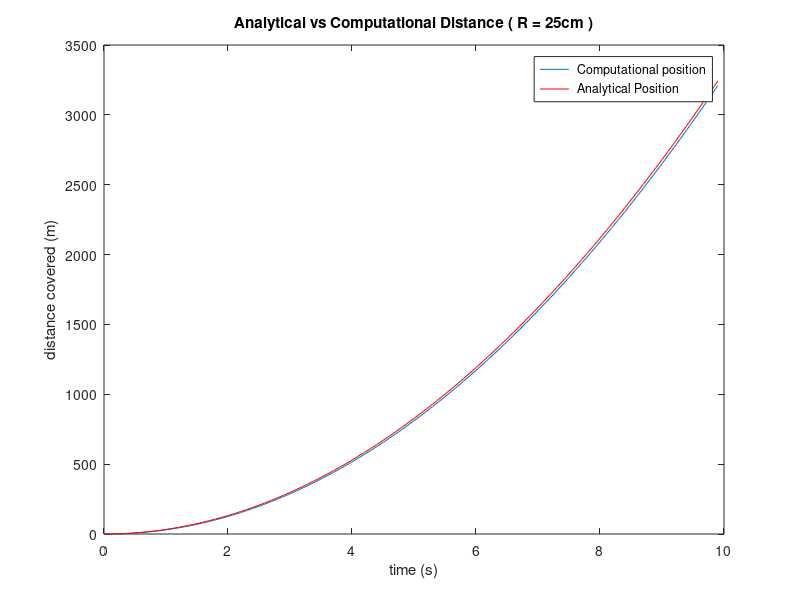
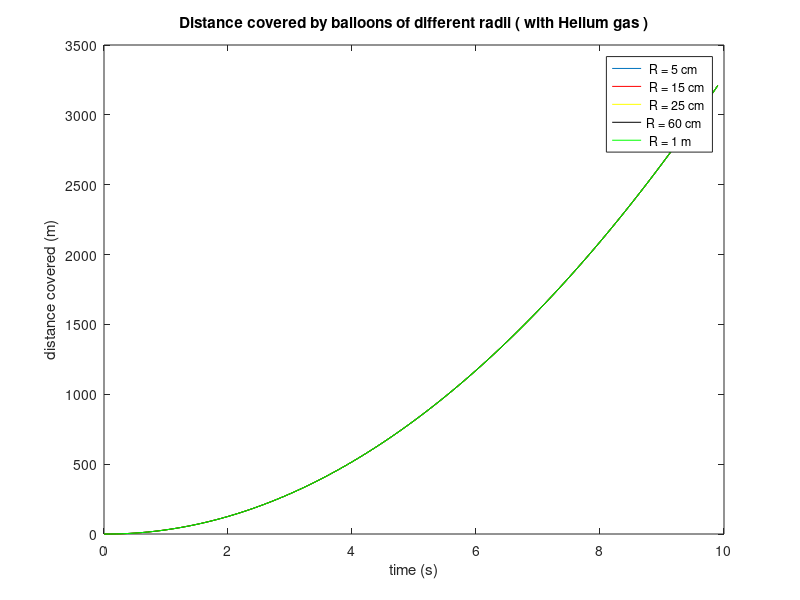
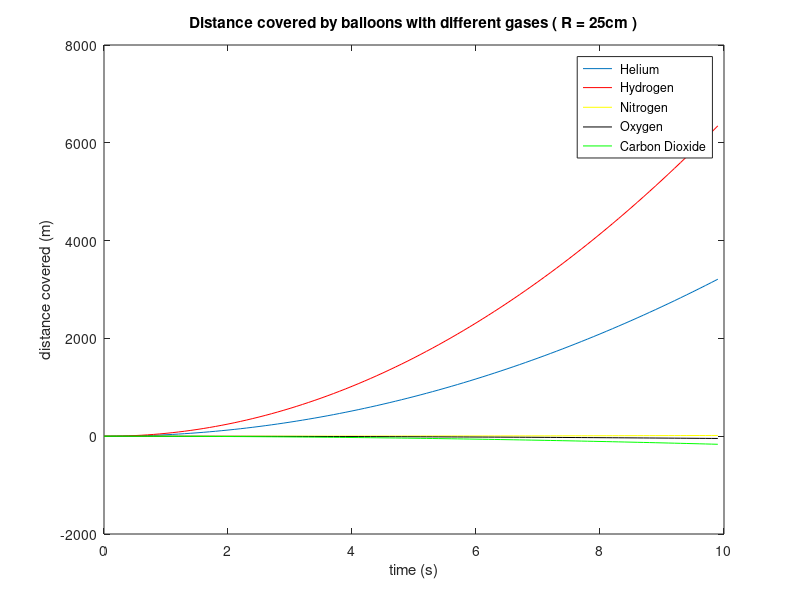

Recreate these plots in MATLAB, in order.
clear all;

%consts 
g = 9.8;
rho_b = [ 0.1664; 0.0899; 1.250; 1.429; 1.977; ];   # densities of different gases
#          He        H      N      O2    CO2

rho_a = 1.29; # density of air 

vis_a = 0.000081; % Viscosity of air, very less so can be ignored.

rad_b = [ 0.05; 0.15; 0.25; 0.6; 1; ];   % Radii of balloon

tstart = 0;
tend = 10;
dt = 0.1;
npoints = 100;

rho = rho_b(1);
vol = 4 * pi * rad_b.^3/3; # volume of balloon
F_buo = vol.*rho_a.*g; # Buoyant Force

mass = vol .* rho; # mass of balloon
acc_b = F_buo./mass; # buoyant acceleration
acc = acc_b - g; # Net Acceleration

#declaring arrays
time = zeros(npoints,1);
position = zeros(npoints,5);
velocity = zeros(npoints,5);

for step = 1:npoints-1
   velocity(step+1,1) = velocity(step,1) + acc(1,1).*dt;
   position(step+1,1) = position(step,1) + velocity(step,1).*dt;
   velocity(step+1,2) = velocity(step,2) + acc(2,1).*dt;
   position(step+1,2) = position(step,2) + velocity(step,2).*dt;
   velocity(step+1,3) = velocity(step,3) + acc(3,1).*dt;
   position(step+1,3) = position(step,3) + velocity(step,3).*dt;
   velocity(step+1,4) = velocity(step,4) + acc(4,1).*dt;
   position(step+1,4) = position(step,4) + velocity(step,4).*dt;
   velocity(step+1,5) = velocity(step,5) + acc(5,1).*dt;
   position(step+1,5) = position(step,5) + velocity(step,5).*dt;
   time(step+1) = time(step) + dt;
end;

analytical_position = 0.5 * acc(3,1) * time.^2; # distance covered analytically 

# Computational vs Analytical Plot
plot(time,position(:,3),time,analytical_position,'r');
xlabel('time (s)');
ylabel('distance covered (m)');
title(' Analytical vs Computational Distance ( R = 25cm ) ');
legend(' Computational position ',' Analytical Position ');

# Graph of balloons with different Radii
figure;
plot(time,position(:,1),time,position(:,2),'r',time,position(:,3),'y',time,position(:,4),'k',time,position(:,5),'g');
xlabel('time (s)');
ylabel('distance covered (m)');
title(' Distance covered by balloons of different radii ( with Helium gas ) ');
legend(' R = 5 cm ',' R = 15 cm ',' R = 25 cm ','R = 60 cm',' R = 1 m');

%for different gases
vol = 4 * pi * rad_b(2).^3/3;
F_buo = vol.*rho_a.*g;

mass = vol .* rho_b;
acc_b = F_buo./mass;
acc_g = acc_b - g;  

time_g = zeros(npoints,1);
position_g = zeros(npoints,5);
velocity_g = zeros(npoints,5);

for step = 1:npoints-1
   velocity_g(step+1,1) = velocity_g(step,1) + acc_g(1,1).*dt;
   position_g(step+1,1) = position_g(step,1) + velocity_g(step,1).*dt;
   velocity_g(step+1,2) = velocity_g(step,2) + acc_g(2,1).*dt;
   position_g(step+1,2) = position_g(step,2) + velocity_g(step,2).*dt;
   velocity_g(step+1,3) = velocity_g(step,3) + acc_g(3,1).*dt;
   position_g(step+1,3) = position_g(step,3) + velocity_g(step,3).*dt;
   velocity_g(step+1,4) = velocity_g(step,4) + acc_g(4,1).*dt;
   position_g(step+1,4) = position_g(step,4) + velocity_g(step,4).*dt;
   velocity_g(step+1,5) = velocity_g(step,5) + acc_g(5,1).*dt;
   position_g(step+1,5) = position_g(step,5) + velocity_g(step,5).*dt;
   time_g(step+1) = time_g(step) + dt;
end;

# Plots of different gases with constant radius
figure;
plot(time_g,position_g(:,1),time_g,position_g(:,2),'r',time_g,position_g(:,3),'y',time_g,position_g(:,4),'k',time_g,position_g(:,5),'g');
xlabel('time (s)');
ylabel('distance covered (m)');
title(' Distance covered by balloons with different gases ( R = 25cm ) ');
legend(' Helium ',' Hydrogen ',' Nitrogen ',' Oxygen ',' Carbon Dioxide ');
